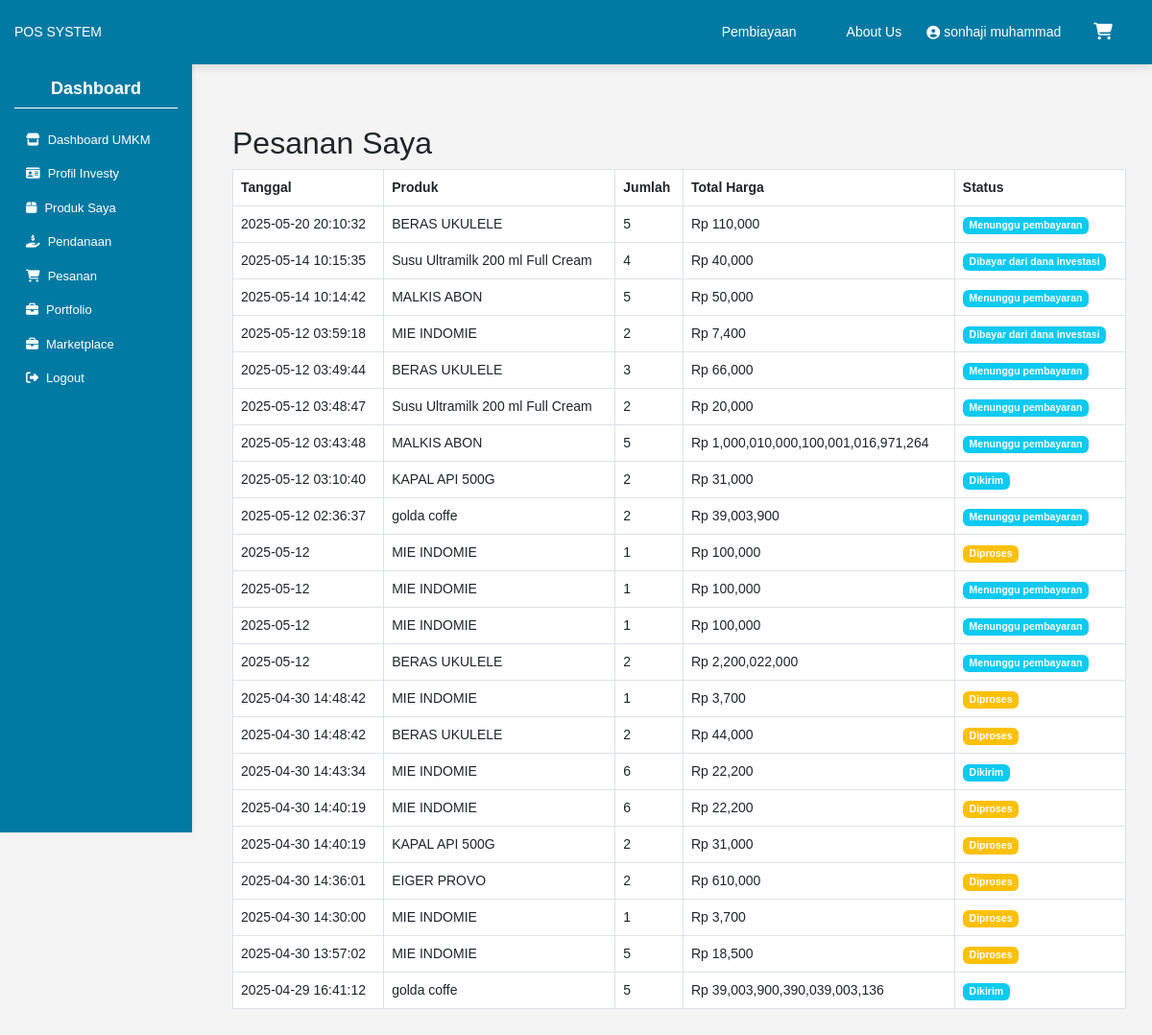
Screenshot of /pesanan_investor (signed in) with the database file from the repository.
### tables this page shows
CREATE TABLE orders (
    id INTEGER PRIMARY KEY AUTOINCREMENT,
    user_id INTEGER,          -- pemesan
    product_id INTEGER,       -- produk yang dipesan
    quantity INTEGER,
    status TEXT,              -- pending / diproses / dikirim / selesai
    order_date TEXT, total_price INTEGER, full_name TEXT, shipping_address TEXT, phone_number TEXT,
    FOREIGN KEY(user_id) REFERENCES users(id),
    FOREIGN KEY(product_id) REFERENCES products(id)
);

CREATE TABLE products (
            id INTEGER PRIMARY KEY AUTOINCREMENT,
            name TEXT NOT NULL,
            price TEXT NOT NULL,
            image TEXT NOT NULL
        , stok INTEGER DEFAULT 0, owner_id INTEGER, owner_role TEXT, deskripsi TEXT);

### hello.py (the view)
@app.route('/pesanan_investor')
def pesanan_investor():
    user_id = session.get('user_id')
    if not user_id:
        return redirect(url_for('login'))
    conn = get_db_connection()
    c = conn.cursor()
    c.execute("""
        SELECT o.order_date, p.name AS product_name, o.quantity, o.total_price, o.status
        FROM orders o
        JOIN products p ON o.product_id = p.id
        WHERE o.user_id = ?
        ORDER BY o.order_date DESC
    """, (user_id,))
    orders = c.fetchall()
    conn.close()
    return render_template('investor_orders.html', orders=orders)

### database.py (called while the page is built)
def get_db_connection():
    conn = sqlite3.connect(DATABASE_NAME)
    conn.row_factory = sqlite3.Row  # Mengembalikan hasil dalam bentuk dictionary
    return conn

### hello.py (called while the page is built)
@app.template_filter('format_price')
def format_price(value):
    return "{:,.0f}".format(value)

### templates/investor_orders.html
{% extends 'dashboard.html' %}
{% block content %}
<div class="container mt-5">
    <h2>Pesanan Saya</h2>
    <table class="table table-bordered">
        <thead>
            <tr>
                <th>Tanggal</th>
                <th>Produk</th>
                <th>Jumlah</th>
                <th>Total Harga</th>
                <th>Status</th>
            </tr>
        </thead>
        <tbody>
        {% for order in orders %}
            <tr>
                <td>{{ order['order_date'] }}</td>
                <td>{{ order['product_name'] }}</td>
                <td>{{ order['quantity'] }}</td>
                <td>Rp {{ order['total_price'] | format_price }}</td>
                <td>
                    <span class="badge bg-{{ 'warning' if order['status'] == 'diproses' else 'info' }}">
                        {{ order['status'].capitalize() }}
                    </span>
                </td>
            </tr>
        {% endfor %}
        </tbody>
    </table>
</div>
{% endblock %}

### static/css/dashboard.css (style rules this page uses)
body { font-family: 'Poppins', Arial, sans-serif; font-size: 14px; margin: 0; padding: 0; box-sizing: border-box; background-color: #f4f4f4; }

### rows the page displays
orders: order_date "2025-05-20 20:10:32", product_name "BERAS UKULELE", quantity "5", total_price "110,000", status "Menunggu pembayaran"
orders: order_date "2025-05-14 10:15:35", product_name "Susu Ultramilk 200 ml Full Cream", quantity "4", total_price "40,000", status "Dibayar dari dana investasi"
orders: order_date "2025-05-14 10:14:42", product_name "MALKIS ABON", quantity "5", total_price "50,000", status "Menunggu pembayaran"
orders: order_date "2025-05-12 03:59:18", product_name "MIE INDOMIE", quantity "2", total_price "7,400", status "Dibayar dari dana investasi"
orders: order_date "2025-05-12 03:49:44", product_name "BERAS UKULELE", quantity "3", total_price "66,000", status "Menunggu pembayaran"
orders: order_date "2025-05-12 03:48:47", product_name "Susu Ultramilk 200 ml Full Cream", quantity "2", total_price "20,000", status "Menunggu pembayaran"
orders: order_date "2025-05-12 03:43:48", product_name "MALKIS ABON", quantity "5", total_price "1,000,010,000,100,001,016,971,264", status "Menunggu pembayaran"
orders: order_date "2025-05-12 03:10:40", product_name "KAPAL API 500G", quantity "2", total_price "31,000", status "Dikirim"
orders: order_date "2025-05-12 02:36:37", product_name "golda coffe", quantity "2", total_price "39,003,900", status "Menunggu pembayaran"
orders: order_date "2025-05-12", product_name "MIE INDOMIE", quantity "1", total_price "100,000", status "Diproses"
orders: order_date "2025-05-12", product_name "MIE INDOMIE", quantity "1", total_price "100,000", status "Menunggu pembayaran"
orders: order_date "2025-05-12", product_name "MIE INDOMIE", quantity "1", total_price "100,000", status "Menunggu pembayaran"
orders: order_date "2025-05-12", product_name "BERAS UKULELE", quantity "2", total_price "2,200,022,000", status "Menunggu pembayaran"
orders: order_date "2025-04-30 14:48:42", product_name "MIE INDOMIE", quantity "1", total_price "3,700", status "Diproses"
orders: order_date "2025-04-30 14:48:42", product_name "BERAS UKULELE", quantity "2", total_price "44,000", status "Diproses"
orders: order_date "2025-04-30 14:43:34", product_name "MIE INDOMIE", quantity "6", total_price "22,200", status "Dikirim"
orders: order_date "2025-04-30 14:40:19", product_name "MIE INDOMIE", quantity "6", total_price "22,200", status "Diproses"
orders: order_date "2025-04-30 14:40:19", product_name "KAPAL API 500G", quantity "2", total_price "31,000", status "Diproses"
orders: order_date "2025-04-30 14:36:01", product_name "EIGER PROVO", quantity "2", total_price "610,000", status "Diproses"
orders: order_date "2025-04-30 14:30:00", product_name "MIE INDOMIE", quantity "1", total_price "3,700", status "Diproses"
orders: order_date "2025-04-30 13:57:02", product_name "MIE INDOMIE", quantity "5", total_price "18,500", status "Diproses"
orders: order_date "2025-04-29 16:41:12", product_name "golda coffe", quantity "5", total_price "39,003,900,390,039,003,136", status "Dikirim"

### other values shown
{{ session['fullname'] }} "sonhaji muhammad"
